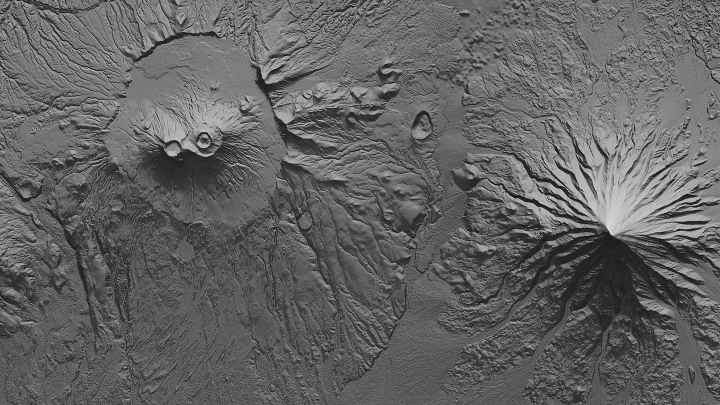
#> input picture Tag04/TDX_Vulkane_xl.jpg, 1440 x 810 px (shown at 1/2 size)
$ jupyter execute image2arrcprofile.ipynb   (shell and % lines are left out)
#> lines starting #> are read from the running program, lines starting #| are printed output that depends on the picture
[cell 1]
import numpy as np
import matplotlib.pyplot as plt
from IPython.display import Image
from numpy.lib import pad

[cell 2]
imagefile ='TDX_Vulkane_xl.jpg'
Image(imagefile, width=600)

[cell 3]
imdata = plt.imread(imagefile)
#> imdata is the input picture: shape (810, 1440, 3); min 0, max 248, mean 98.9

[cell 4]
def rgb2gray(rgb):
    return np.abs(np.dot(rgb[..., :3],[0.299,0.587,0.114])+256)


grayscale_img1 = rgb2gray(imdata)
grayscale_img1.shape
#> Out = (810, 1440)

[cell 5]
plt.figure()
#> (this line was passed over: IPython is not available in this run)
plt.contourf(grayscale_img1, cmap='terrain')
#> (this line was passed over: IPython is not available in this run)
plt.colorbar();
#> (this line was passed over: IPython is not available in this run)

[cell 6]
outdata = np.zeros_like(grayscale_img1)
print('vor pad',grayscale_img1.shape)
#| vor pad (810, 1440)
grayscale_img2 = pad(grayscale_img1, (1,1), 'reflect', reflect_type='odd')
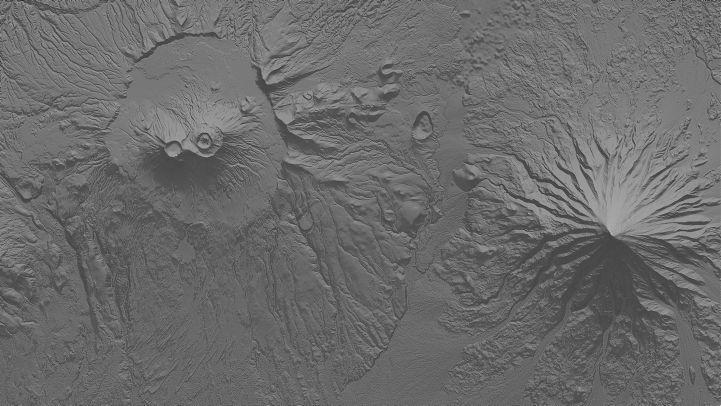
#> grayscale_img2: shape (812, 1442) float64 (shown at 1/2 size); min 157, max 626, mean 354.9; drawn with min black and max white
print('nach pad',grayscale_img2.shape)
#| nach pad (812, 1442)

[cell 7]
plt.figure()
#> (this line was passed over: IPython is not available in this run)
plt.contourf(grayscale_img2, cmap='terrain')
#> (this line was passed over: IPython is not available in this run)
plt.colorbar();
#> (this line was passed over: IPython is not available in this run)

[cell 8]
import math
# calculate gradient of image
def slope_cython1(indata, outdata):
    I = outdata.shape[0]
#> I = 810
    J = outdata.shape[1]
#> J = 1440
    for i in range(I):
        for j in  range(J):
            dzdx =(indata[i+1, j]-indata[i+1, j+2]) / 2
            dzdy =(indata[i, j+1]-indata[i+2, j+1]) / 2
            slp = math.sqrt(dzdx * dzdx + dzdy * dzdy)
            outdata[i,j] = slp
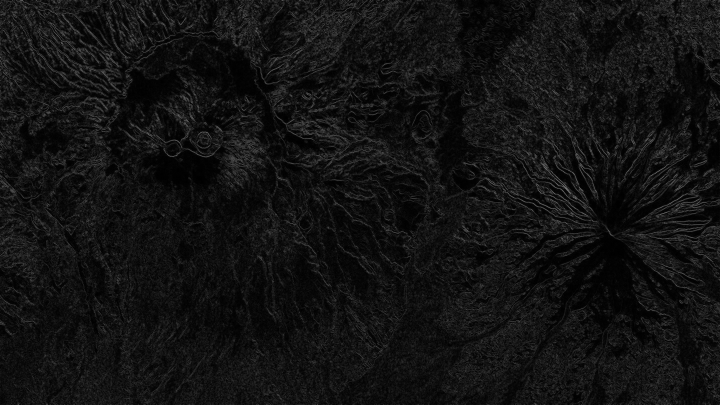
#> outdata: shape (810, 1440) float64 (shown at 1/2 size); min 0, max 164, mean 18.5

[cell 9]
slope_cython1(grayscale_img2, outdata)

[cell 10]
plt.figure()
#> (this line was passed over: IPython is not available in this run)
